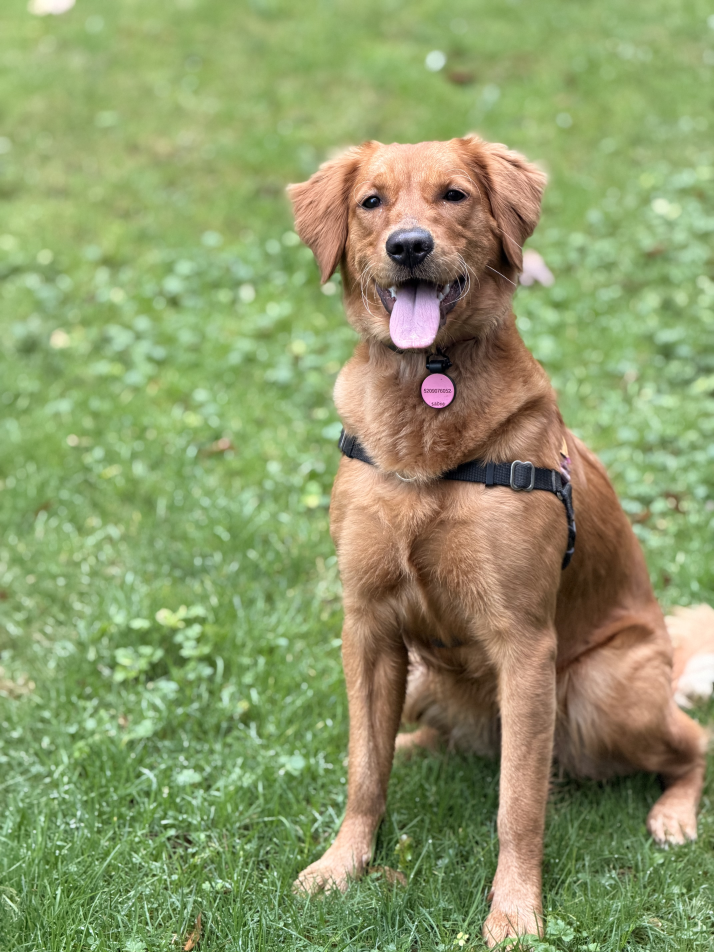
#> input picture agent/skills/last30days/assets/dog-original.jpeg, 4284 x 5712 px (shown at 1/6 size); its folder holds only this picture in this run
$ python -i kaleidoscope.py   (imports and definitions only)
#> lines starting #> are read from the running program, lines starting #| are printed output that depends on the picture
#> further down, picture is the input picture: PIL image 4284x5712 RGB; mean R, G, B 141.6, 153.7, 105.4
# SPDX-License-Identifier: MIT
#!/usr/bin/env python3
"""
Kaleidoscope Effect - Create mirror/rotation effects.

Apply kaleidoscope effects to frames or objects for psychedelic visuals.
"""

import sys
from pathlib import Path
import math

sys.path.append(str(Path(__file__).parent.parent))

from PIL import Image, ImageOps, ImageDraw
import numpy as np


# [66 lines left out: function apply_kaleidoscope, not called in this run]


def apply_simple_mirror(frame: Image.Image, mode: str = 'quad') -> Image.Image:
    """
    Apply simple mirror effect (faster than full kaleidoscope).

    Args:
        frame: Input frame
        mode: 'horizontal', 'vertical', 'quad' (4-way), 'radial'

    Returns:
        Mirrored frame
    """
#> called with mode = 'quad'
    width, height = frame.size
#> width = 4284; height = 5712
    center_x, center_y = width // 2, height // 2
#> center_x = 2142; center_y = 2856

    if mode == 'horizontal':
        # Mirror left half to right
        left_half = frame.crop((0, 0, center_x, height))
        left_flipped = ImageOps.mirror(left_half)
        result = frame.copy()
        result.paste(left_flipped, (center_x, 0))
        return result

    elif mode == 'vertical':
        # Mirror top half to bottom
        top_half = frame.crop((0, 0, width, center_y))
        top_flipped = ImageOps.flip(top_half)
        result = frame.copy()
        result.paste(top_flipped, (0, center_y))
        return result

    elif mode == 'quad':
        # 4-way mirror (top-left quadrant mirrored to all)
        quad = frame.crop((0, 0, center_x, center_y))
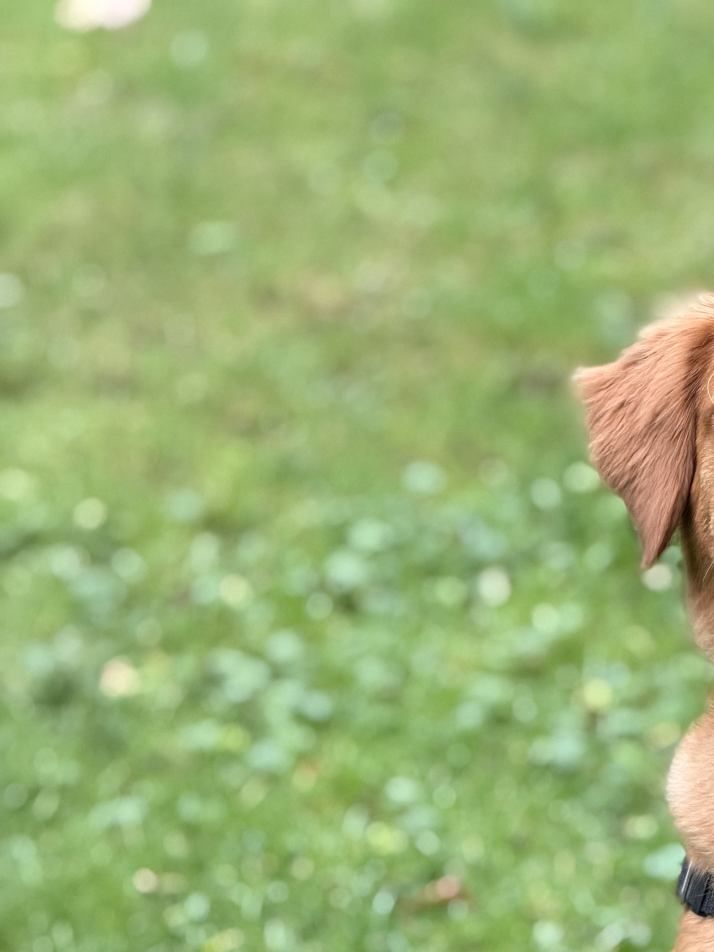
#> quad: PIL image 2142x2856 RGB (shown at 1/3 size); mean R, G, B 154.8, 178.3, 116.4

        result = Image.new('RGB', (width, height))
#> result: PIL image 4284x5712 RGB; every value is 0

        # Top-left (original)
        result.paste(quad, (0, 0))
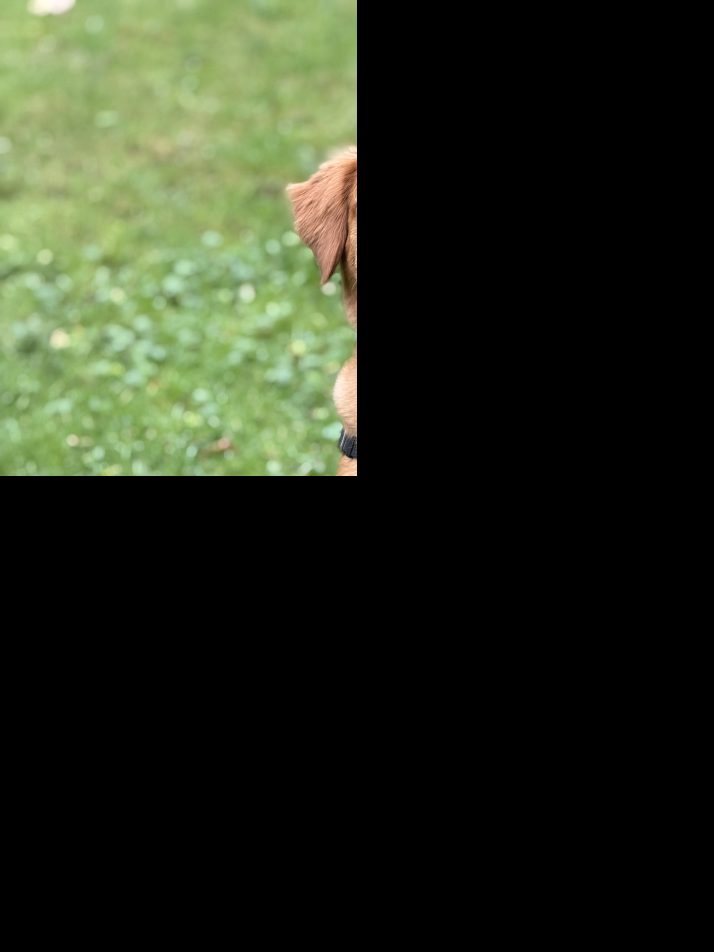
#> result: PIL image 4284x5712 RGB (shown at 1/6 size); mean R, G, B 38.7, 44.6, 29.1

        # Top-right (horizontal mirror)
        result.paste(ImageOps.mirror(quad), (center_x, 0))
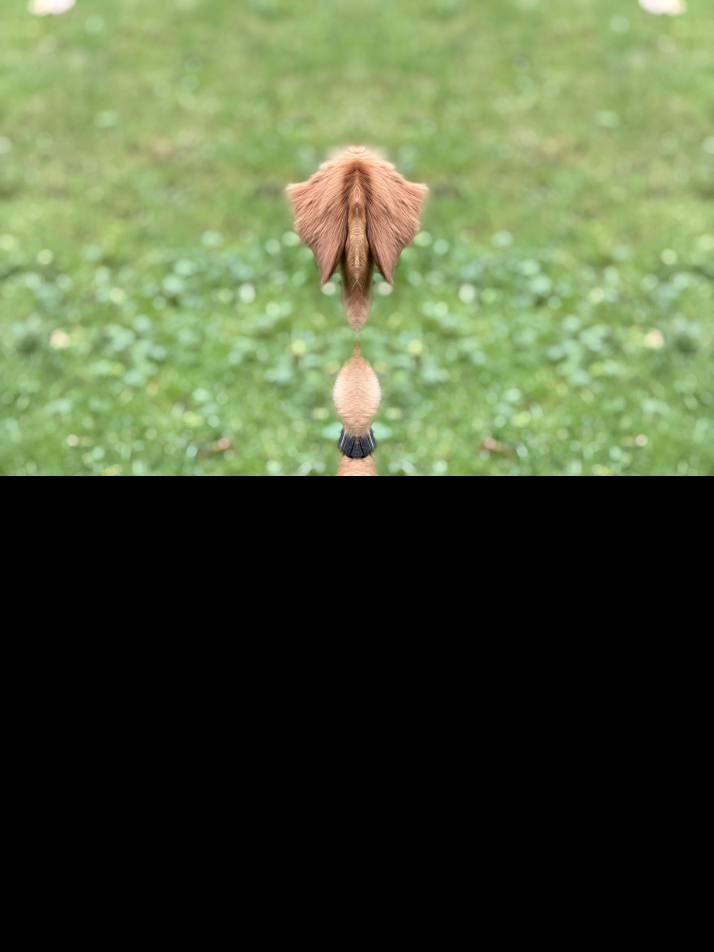
#> result: PIL image 4284x5712 RGB (shown at 1/6 size); mean R, G, B 77.4, 89.1, 58.2

        # Bottom-left (vertical mirror)
        result.paste(ImageOps.flip(quad), (0, center_y))
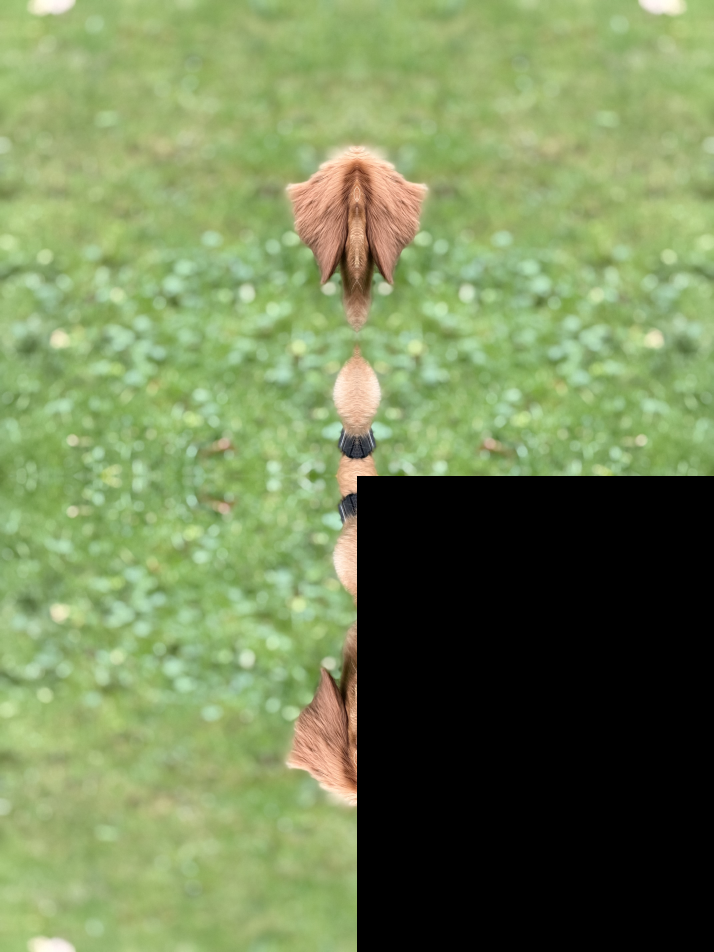
#> result: PIL image 4284x5712 RGB (shown at 1/6 size); mean R, G, B 116.1, 133.7, 87.3

        # Bottom-right (both mirrors)
        result.paste(ImageOps.flip(ImageOps.mirror(quad)), (center_x, center_y))
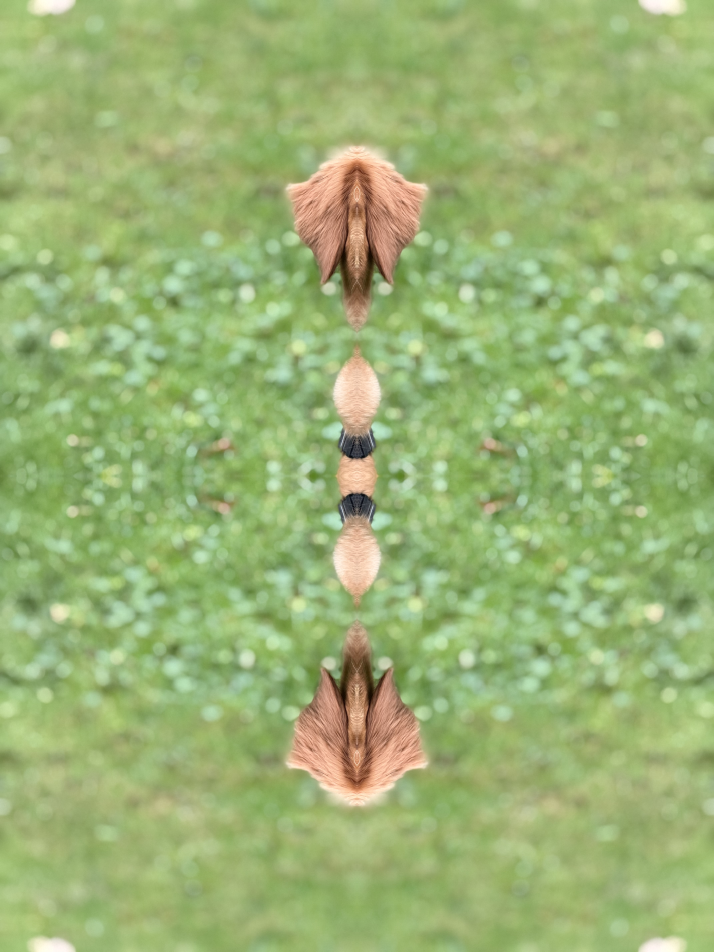
#> result: PIL image 4284x5712 RGB (shown at 1/6 size); mean R, G, B 154.8, 178.3, 116.4

        return result

    else:
        return frame


# [53 lines left out: function create_kaleidoscope_animation, not called in this run]


# Example usage
# [16 lines not run here, left out]

>>> from PIL import Image
>>> picture = Image.open('../../last30days/assets/dog-original.jpeg')
>>> result = apply_simple_mirror(picture)

$ run again, on agent/skills/last30days/assets/aging-portrait.jpeg
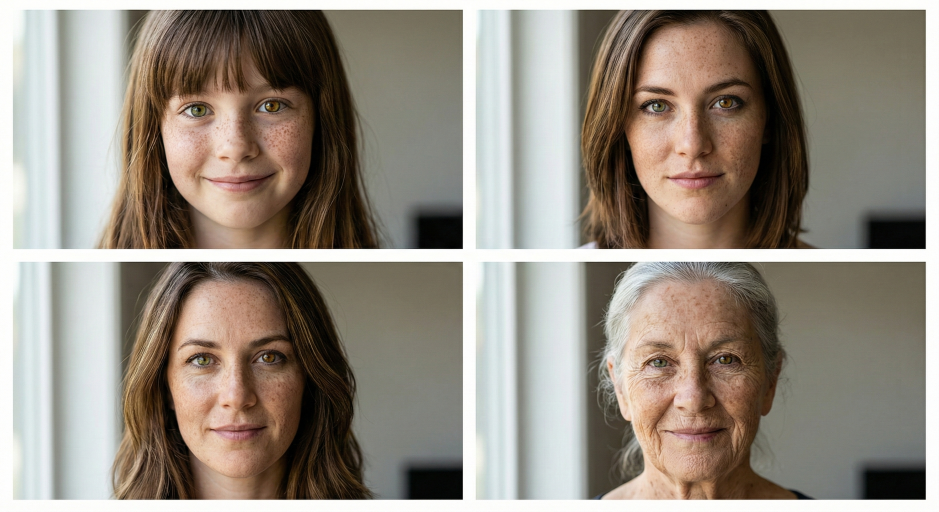
#> input picture agent/skills/last30days/assets/aging-portrait.jpeg, 2816 x 1536 px (shown at 1/3 size)
#> picture is the input picture: PIL image 2816x1536 RGB; mean R, G, B 147.8, 139, 128
#> in apply_simple_mirror, `quad = frame.crop((0, 0, center_x, center_y))`:
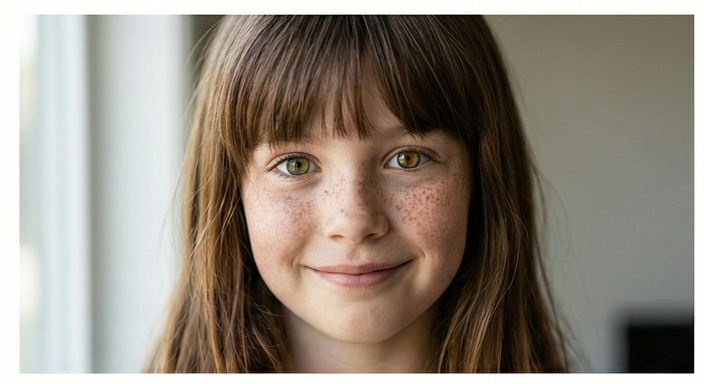
#> quad: PIL image 1408x768 RGB (shown at 1/2 size); mean R, G, B 145, 135.9, 124.7
#> in apply_simple_mirror, `result.paste(ImageOps.flip(ImageOps.mirror(quad)), (center_x, center_y))`:
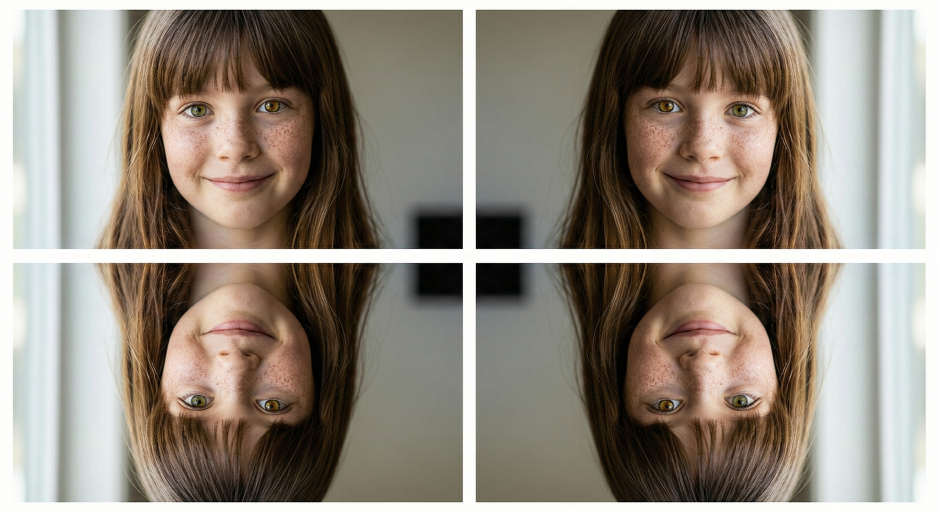
#> result: PIL image 2816x1536 RGB (shown at 1/3 size); mean R, G, B 145, 135.9, 124.7

$ run again, on agent/skills/last30days/assets/dog-as-human.png
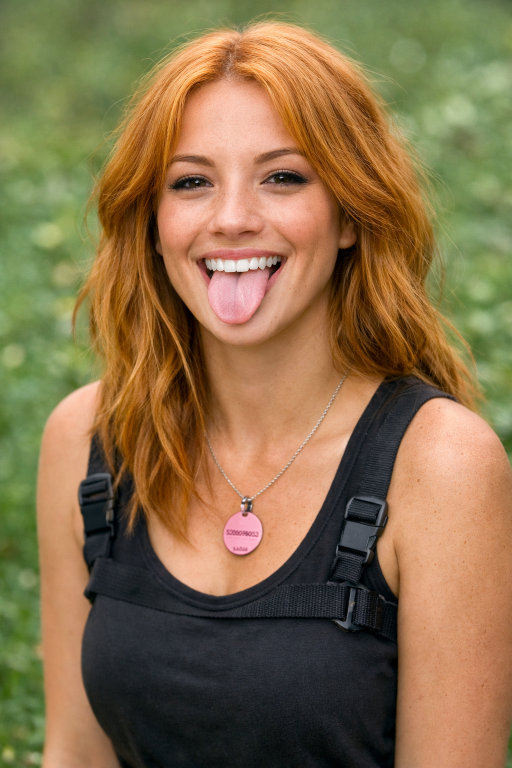
#> input picture agent/skills/last30days/assets/dog-as-human.png, 1024 x 1536 px (shown at 1/2 size)
#> picture is the input picture: PIL image 1024x1536 RGB; mean R, G, B 135.4, 111.4, 74.9
#> in apply_simple_mirror, `quad = frame.crop((0, 0, center_x, center_y))`:
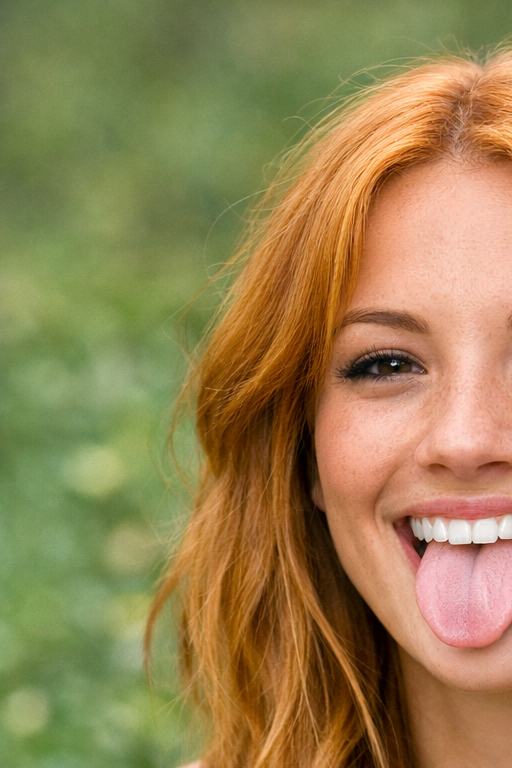
#> quad: PIL image 512x768 RGB; mean R, G, B 150, 129.8, 81
#> in apply_simple_mirror, `result.paste(ImageOps.flip(ImageOps.mirror(quad)), (center_x, center_y))`:
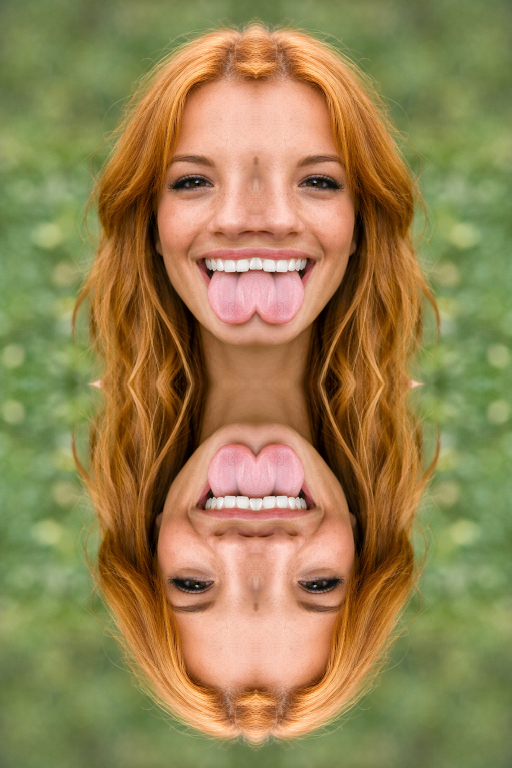
#> result: PIL image 1024x1536 RGB (shown at 1/2 size); mean R, G, B 150, 129.8, 81
